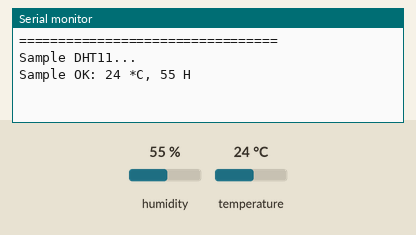
This sketch was run on a simulated ESP8266 (NodeMCU). Shown: the last lines printed to the serial monitor. The test bench sets the inputs (shaded band); at power-on: humidity 55 %, temperature 24 °C. WiFi joins after 1.5 s; servers stay silent unless stated.

Above: at 3.0 s.
3.1 s: humidity set to 22 %
At 4.4 s:
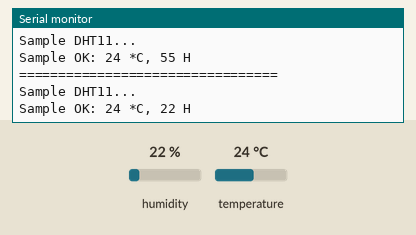
5.2 s: temperature set to 12 °C
At 7.1 s:
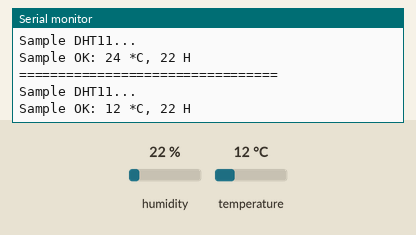
7.3 s: humidity set to 40 %
At 9.1 s:
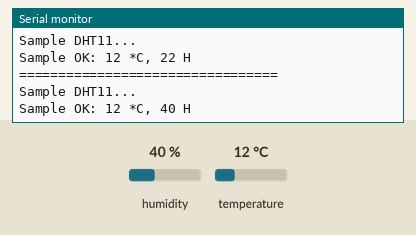
Timing chart, 0 to 10.6 s (numbered marks = the images above; inputs shaded):
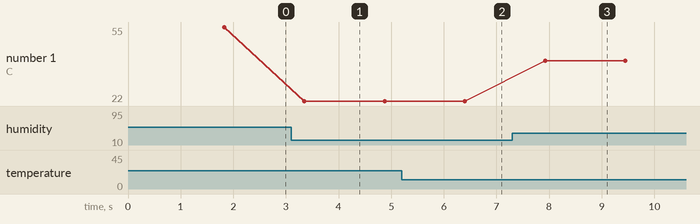

The sketch:

Blynk.ino
```cpp
#define BLYNK_PRINT Serial

#include <ESP8266WiFi.h>
#include <BlynkSimpleEsp8266.h>

char auth[] = "YOUR_AUTH_TOKEN";

char ssid[] = "YOUR_WIFI_SSID";
char pass[] = "YOUR_WIFI_PASSWORD";

#include <SimpleDHT.h>

int pinDHT11 = D1;
SimpleDHT11 dht11(pinDHT11);

void setup() {
  Serial.begin(9600);

  Blynk.begin(auth, ssid, pass);
}

void loop() {
  Blynk.run();

  Serial.println("=================================");
  Serial.println("Sample DHT11...");

  byte temperature = 0;
  byte humidity = 0;

  int err = SimpleDHTErrSuccess;

  if ((err = dht11.read(&temperature, &humidity, NULL)) != SimpleDHTErrSuccess) {
    Serial.print("Read DHT11 failed, err=");
    Serial.print(SimpleDHTErrCode(err));
    Serial.print(",");
    Serial.println(SimpleDHTErrDuration(err));
    delay(1000);

    return;
  }

  Serial.print("Sample OK: ");
  Serial.print((int)temperature); Serial.print(" *C, ");
  Serial.print((int)humidity); Serial.println(" H");

  Blynk.virtualWrite(V0, (int)temperature);
  Blynk.virtualWrite(V1, (int)humidity);

  delay(1500);
}
```

Measured:
- after the input at 3.1 s, the serial monitor: prints a new line after 0.25 s (image 1)
- after the input at 5.2 s, the serial monitor: prints a new line after 1.2 s (image 2)
- after the input at 7.3 s, the serial monitor: prints a new line after 0.63 s (image 3)
- plotted number 1: 55 → 22 after the input at 3.1 s, 22 → 40 after the input at 7.3 s
